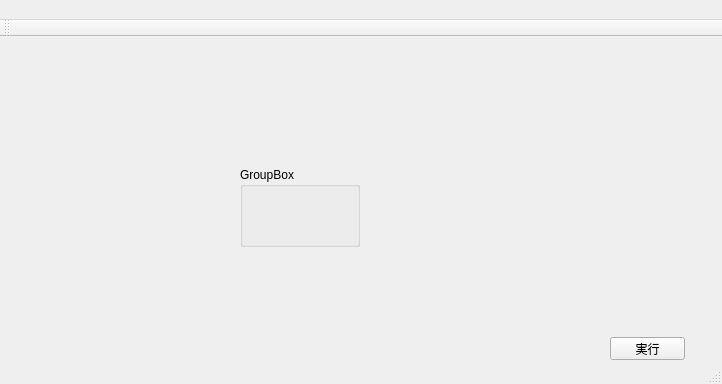
<?xml version="1.0" encoding="UTF-8"?>
<ui version="4.0">
 <class>MainWindow</class>
 <widget class="QMainWindow" name="MainWindow">
  <property name="geometry">
   <rect>
    <x>0</x>
    <y>0</y>
    <width>722</width>
    <height>384</height>
   </rect>
  </property>
  <property name="windowTitle">
   <string>MainWindow</string>
  </property>
  <widget class="QWidget" name="centralWidget">
   <widget class="QPushButton" name="execButton">
    <property name="geometry">
     <rect>
      <x>610</x>
      <y>300</y>
      <width>75</width>
      <height>23</height>
     </rect>
    </property>
    <property name="text">
     <string>実行</string>
    </property>
   </widget>
   <widget class="QGroupBox" name="groupBox">
    <property name="geometry">
     <rect>
      <x>240</x>
      <y>130</y>
      <width>120</width>
      <height>80</height>
     </rect>
    </property>
    <property name="title">
     <string>GroupBox</string>
    </property>
   </widget>
  </widget>
  <widget class="QMenuBar" name="menuBar">
   <property name="geometry">
    <rect>
     <x>0</x>
     <y>0</y>
     <width>722</width>
     <height>24</height>
    </rect>
   </property>
   <property name="minimumSize">
    <size>
     <width>200</width>
     <height>20</height>
    </size>
   </property>
   <property name="baseSize">
    <size>
     <width>200</width>
     <height>21</height>
    </size>
   </property>
  </widget>
  <widget class="QToolBar" name="mainToolBar">
   <attribute name="toolBarArea">
    <enum>TopToolBarArea</enum>
   </attribute>
   <attribute name="toolBarBreak">
    <bool>false</bool>
   </attribute>
  </widget>
  <widget class="QStatusBar" name="statusBar"/>
 </widget>
 <layoutdefault spacing="6" margin="11"/>
 <resources/>
 <connections/>
</ui>
